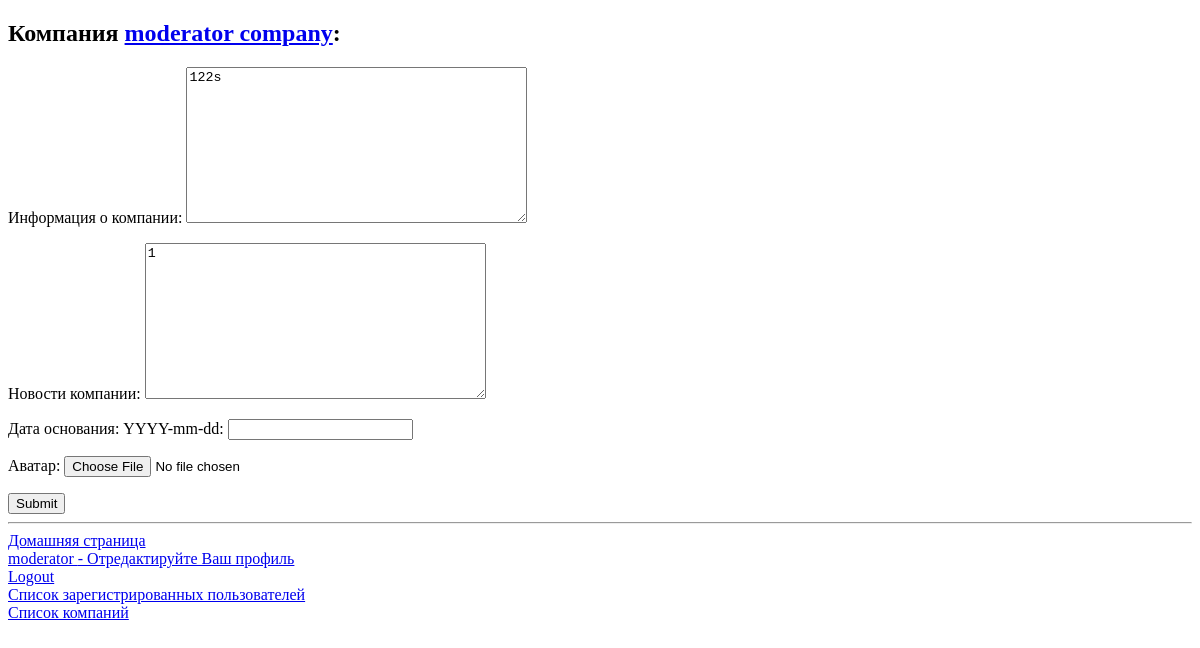
/companies/edit/3/ (signed in), run on an earlier commit of the app's database.
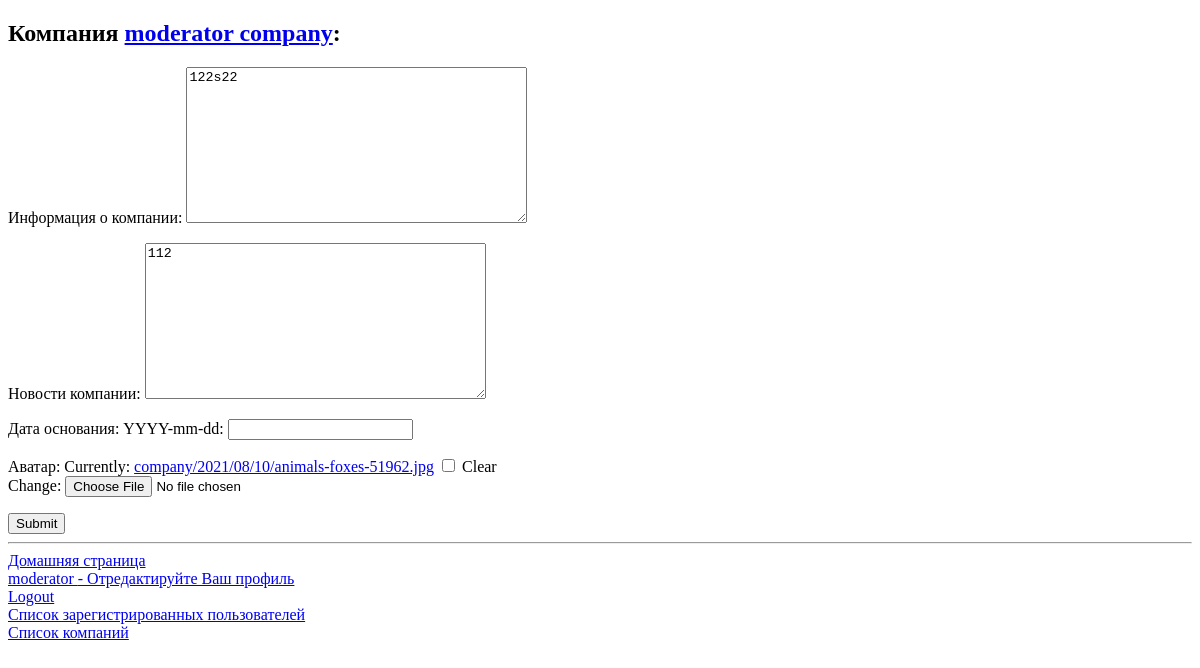
And on a later commit of the database.
### companies/models.py (models this page shows, shortened)
class Company(models.Model):
    title = models.CharField('Название', max_length=50)
    description = models.TextField('Информация о компании', max_length=500, blank=True)
    news = models.TextField('Новости компании', blank=True)
    foundation_date = models.DateField('Дата основания: YYYY-mm-dd', null=True, blank=True)
    avatar = models.ImageField('Аватар', upload_to='company/%Y/%m/%d/', blank=True)
    class Meta:
        verbose_name = "Company"
        verbose_name_plural = "Companies"

### companies/views.py (the view)
# urls.py: path('edit/<int:pk>/', views.CompanyUpdateView.as_view(), name='company_edit'),
class CompanyUpdateView(EditCompanyPermissionsMixin, UpdateView):
    model = Company
    success_url = reverse_lazy('companies:company_list')
    def get_form_class(self):
        if self.request.user.profile.is_admin:
            return AdminEditForm
        if self.request.user.profile.is_moderator:
            return ModeratorEditForm
        return UserEditForm

### companies/forms.py
class ModeratorEditForm(forms.ModelForm):
    class Meta:
        model = Company
        fields = ['description', 'news', 'foundation_date', 'avatar']

### companies/views.py (called while the page is built)
    def dispatch(self, request, *args, **kwargs):
        if request.user.profile.is_admin or self.user_has_permissions(request):
            return super(EditCompanyPermissionsMixin, self).dispatch(
                request, *args, **kwargs)
        return HttpResponseForbidden("You do not have permission to Edit Company Profile")

    def user_has_permissions(self, request):
        return self.request.user.profile.company.pk == self.kwargs['pk']

### companies/templates/companies/company_form.html (shortened to what this page needs)
{% extends "base.html" %}
{% block content %}
    {% if company %}
        <h2>Компания <a
                href="{% url 'companies:company_detail' company.pk %}">{{ company.title }}</a>:
        </h2>
    {% else %} <h2>Создайте компанию</h2>
    {% endif %}
    <form method="post" enctype="multipart/form-data">
        {{ form.as_p }}
        <input type="submit" value="Submit"/>
    </form>
{% endblock %}

What changed in the data, as far as the page shows it:
changed Company "moderator company": description "122s" → "122s22"; news "1" → "112"
Also different on the page:
form field as_p: (not shown) → "☐"
text no longer shown: "Информация о компании: Новости компании: Дата основания: YYYY-mm-dd: Аватар:"
text now shown: "Информация о компании: Новости компании: Дата основания: YYYY-mm-dd: Аватар: Currently: company/2021/08/10/animals-foxes-51962.jpg Clear Change:"
